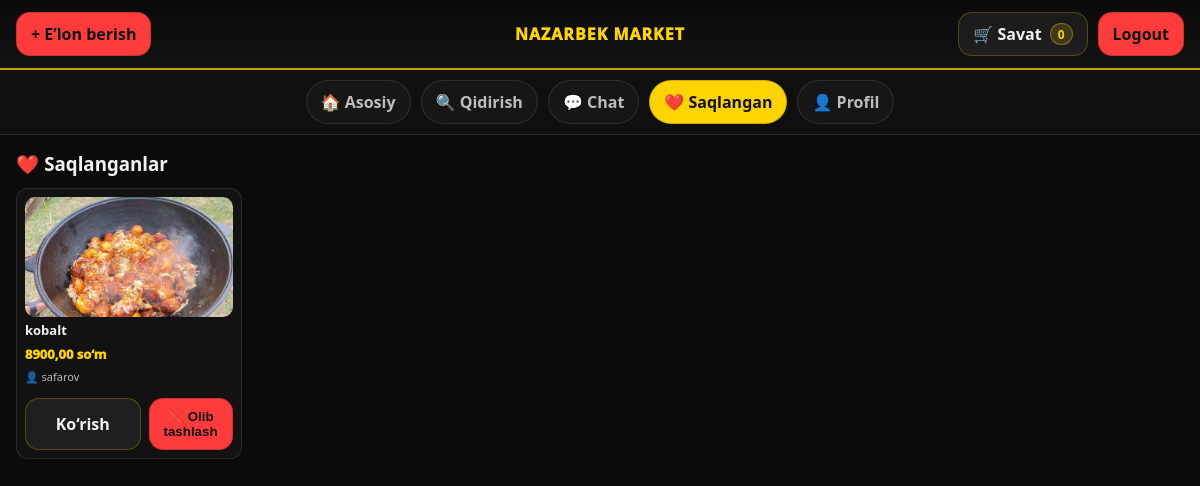
/products/favorites/ (signed in), run on the app's committed database.
### Product/models.py (models this page shows, shortened)
class Favorite(models.Model):
    user = models.ForeignKey(settings.AUTH_USER_MODEL, on_delete=models.CASCADE, related_name="favorites")
    product = models.ForeignKey("Product", on_delete=models.CASCADE, related_name="favorited_by")
    created_at = models.DateTimeField(auto_now_add=True)
    class Meta:
        constraints = [
            models.UniqueConstraint(fields=["user", "product"], name="uniq_user_product_favorite")
        ]

class Product(models.Model):
    CATEGORY_CHOICES = [
        ("elektronika", "Elektronika"),
        ("kiyim", "Kiyim-kechak"),
        ("avto", "Avtomobil"),
        ("uy", "Uy-joy"),
        ("texnika", "Texnika"),
        ("xizmat", "Xizmatlar"),
        ("boshqa", "Boshqalar"),
    ]
    owner = models.ForeignKey(
        settings.AUTH_USER_MODEL,
        on_delete=models.CASCADE,
        related_name="products"
    )
    title = models.CharField(max_length=120)
    description = models.TextField(blank=True)
    price = models.DecimalField(max_digits=12, decimal_places=2)
    category = models.CharField(max_length=30, choices=CATEGORY_CHOICES, default="boshqa")
    image = models.ImageField(upload_to="products/", blank=True, null=True)
    location_name = models.CharField(max_length=150, blank=True)
    created_at = models.DateTimeField(auto_now_add=True)
    is_active = models.BooleanField(default=True)
    phone_number=models.CharField(max_length=20)
    class Meta:
        ordering = ["-created_at"]

### Product/views.py (the view)
# urls.py: path("favorites/", views.favorites_list, name="favorites"),
@login_required
def favorites_list(request):
    qs = (Favorite.objects
          .filter(user=request.user)
          .select_related("product", "product__owner")
          .order_by("-created_at"))
    return render(request, "favorites.html", {
        "favorites": qs,
        "cart_count": 0,
    })

### configapp/context_processors.py (called while the page is built)
def cart_count(request):
    if request.user.is_authenticated:
        total = CartItem.objects.filter(user=request.user).aggregate(s=Sum("quantity"))["s"] or 0
        return {"cart_count": total}
    return {"cart_count": 0}

### templates/favorites.html (shortened to what this page needs)
{% extends "dashboard.html" %}
{% block content %}
<h3 style="margin:0 0 12px;">❤️ Saqlanganlar</h3>
{% if favorites %}
  <div class="grid">
    {% for f in favorites %}
      {% with p=f.product %}
      <div class="card">
        {% if p.image %}
          <img class="card__img" src="{{ p.image.url }}" alt="{{ p.title }}">
        {% endif %}
        <h3 class="card__title">{{ p.title }}</h3>
        <div class="card__price">{{ p.price }} so‘m</div>
        <div class="card__meta">👤 {{ p.owner.username }}</div>
        <div class="card__actions">
          <a class="btn btn--dark" href="{% url 'product_detail' p.id %}">
            Ko‘rish
          </a>
          <form method="post" action="{% url 'favorite_toggle' p.id %}">
            <button type="submit" class="btn btn--red">
              ❌ Olib tashlash
            </button>
          </form>
        </div>
      </div>
      {% endwith %}
    {% endfor %}
  </div>
{% else %}
  <p class="muted">Hozircha saqlangan e’lon yo‘q.</p>
{% endif %}
{% endblock %}

### static/dashboard.css (style rules this page uses)
:root { --bg:#0b0b0b; --panel:#121212; --panel2:#0f0f0f; --text:#f2f2f2; --muted:#bdbdbd; --yellow:#ffd400; --red:#ff3b3b; --stroke:rgba(255,255,255,.12); --sidebar-w:320px; --gap:18px; }
* { box-sizing:border-box; }
html,body { height:100%; }
body { margin:0; font-family:system-ui,-apple-system,Segoe UI,Roboto,Arial,sans-serif; background:var(--bg); color:var(--text); }
a { color:inherit; text-decoration:none; }
.btn { display:inline-flex; align-items:center; gap:8px; padding:10px 14px; border-radius:14px; font-weight:900; border:1px solid rgba(255,255,255,.14); background:rgba(255,255,255,.04); color:var(--text); }
.btn--red { background:var(--red); color:#111; border-color:rgba(0,0,0,.18); }
.btn--dark { background:rgba(255,255,255,.06); border-color:rgba(255,212,0,.25); }
.grid { display:grid; grid-template-columns:repeat(auto-fill,minmax(200px,1fr)); gap:10px; }
.card { display:flex; flex-direction:column; background:rgba(255,255,255,.03); border:1px solid rgba(255,255,255,.10); border-radius:12px; padding:8px; gap:6px; }
.card__img { width:100%; height:120px; object-fit:cover; display:block; border-radius:10px; background:#0e0e0e; }
.card__title { font-size:13px; font-weight:900; margin:0; line-height:1.2; }
.card__price { font-size:13px; font-weight:1000; color:var(--yellow); }
.card__meta { font-size:11px; opacity:.75; }
.card__actions { display:flex; gap:8px; margin-top:8px; }
.card__actions form { margin:0; flex:1; }
.card__actions .btn { width:100%; justify-content:center; }

### data on the page
Favorite: product.image (picture), product "kobalt", product.price "8900,00", product.owner.username "safarov"

### other printed values
{{ cart_count|default:0 }} "0"
